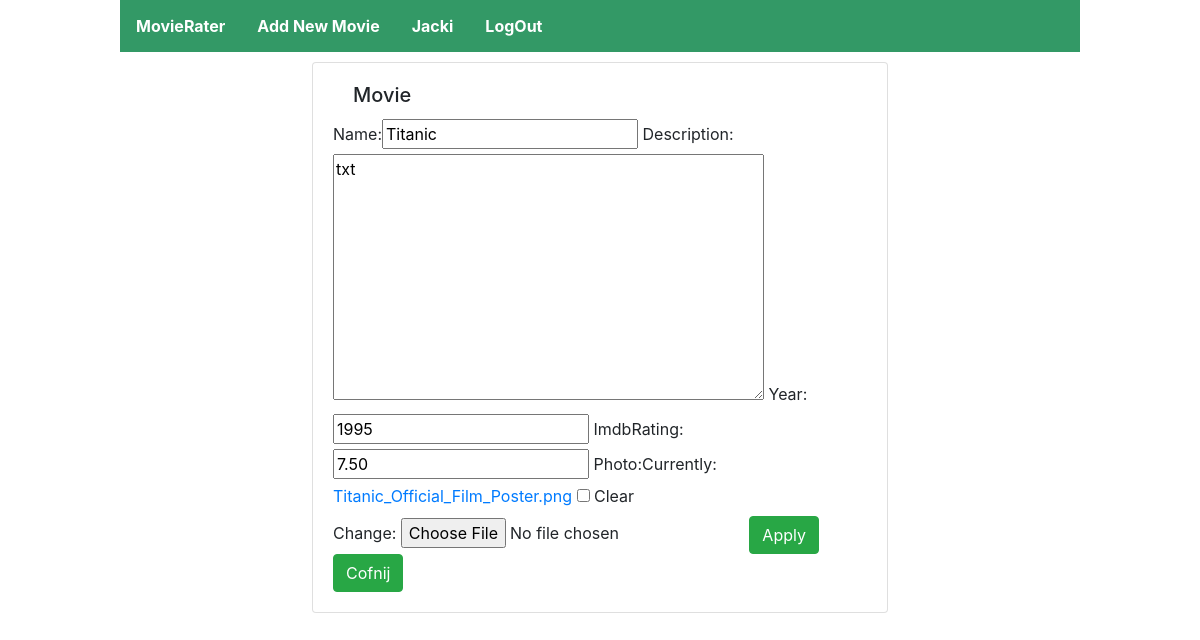
Before: /main/edit/1 (signed in) with the older database file.
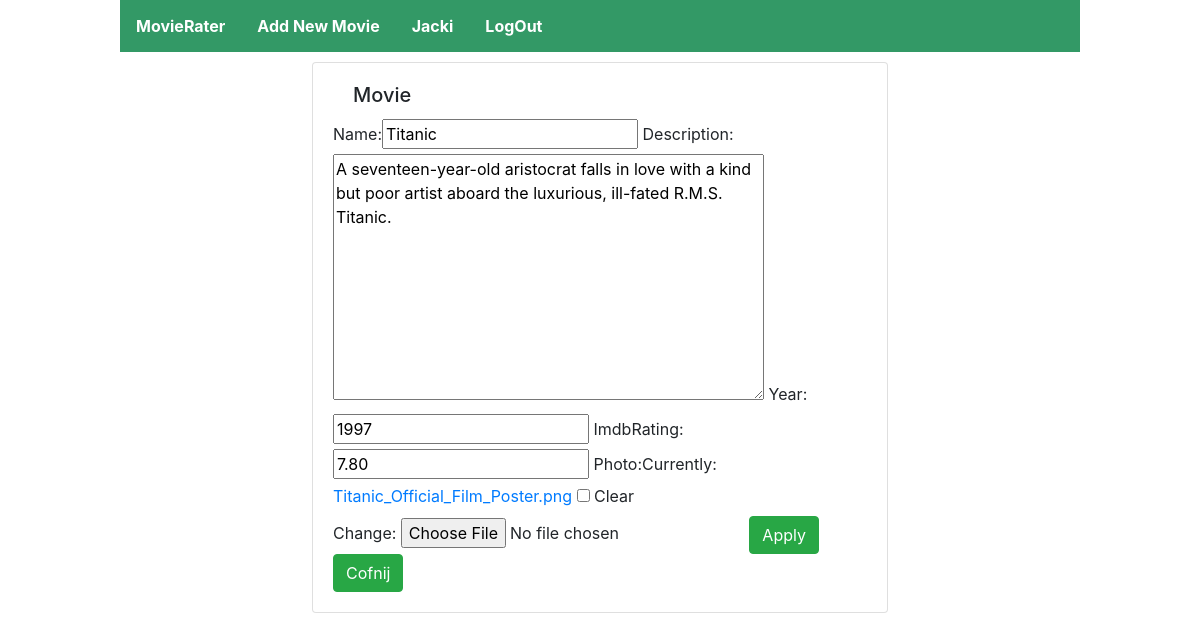
After: the same page with the newer database file.
### main/models.py (models this page shows, shortened)
class Movie(models.Model):
    name=models.CharField(max_length=128)
    description=models.TextField(default='')
    year=models.IntegerField(null=True, blank=True)
    imdbRating=models.DecimalField(null=True, blank=True, decimal_places=2, max_digits=4)
    photo=models.ImageField(null=True, blank=True)

### main/views.py (the view)
# urls.py: path('edit/<int:id>', editMovie, name='editMovie'),
@login_required
def editMovie(request, id):
    movie=get_object_or_404(Movie, pk=id)
    form=MovieForm(request.POST or None, request.FILES or None, instance=movie)
    if form.is_valid():
        form.save()
        return redirect(movieList)
    return render(request, 'movie_form.html', {'form':form})

### main/forms.py
class MovieForm(ModelForm):
    class Meta:
        model = Movie
        fields=['name', 'description', 'year', 'imdbRating', 'photo']

### templates/movie_form.html (shortened to what this page needs)
{%extends 'main.html'%}
{% load bootstrap %}
{% block body %}
  <div class="card">
    <div class="card-body">
      <h5 class="card-title">Movie</h5>
      <form role="form-horizontal" method="POST" enctype="multipart/form-data">
        {{form|bootstrap_horizontal}}
        <button type="submit" class="btn btn-success">Apply</button>
        <button onclick="location.href='{% url 'movieList' %}'" type="button"class="btn btn-success">Cofnij</button>
      </form>
    </div>
  </div>
{% endblock %}

### templates/main.html (shortened to what this page needs)
{%load static%}
<!DOCTYPE html>
<html lang="en" dir="ltr">
  <head>
    <link rel="stylesheet" href="https://stackpath.bootstrapcdn.com/bootstrap/4.3.1/css/bootstrap.min.css"
>
    <link rel="stylesheet" href="https://use.fontawesome.com/releases/v5.10.2/css/all.css"
>
    <link rel="stylesheet" href="{%static 'style.css'%}">
  </head>
  <header>
    <ul>
      <li>
        <a href="{% url 'movieList' %}">MovieRater</a>
      </li>
      <li>
        <a href="{% url 'addMovie' %}">Add New Movie</a>
      </li>
      <li>
        {% if user.is_authenticated %}
          <a href="#" tabindex="-1" aria-disabled="true">{{user.username}}</a>
        {% endif %}
      </li>
      <li>
        {% if user.is_authenticated %}
          <a href="{% url 'logout' %}">LogOut</a>
        {% else %}
          <a href="{% url 'login' %}">LogIn</a>
        {% endif %}
      </li>
    </ul>
  </header>
  <body>
    {% block body %} {% endblock %}
  </body>
</html>

### static/style.css (style rules this page uses)
body { margin-left: 10%; margin-right: 10%; }
.card { margin-left: 20%; margin-right: 20%; margin-top: 1%; }
ul { list-style-type: none; margin: 0; padding: 0; overflow: hidden; background-color:#339966; position: -webkit-sticky; position: sticky; top: 0; }
li { float: left; }
li a { display: block; color: #ffffff; font-weight: bold; text-align: center; padding: 14px 16px; text-decoration: none; }
h5 { margin-left: 20px; }

Changed rows visible on the page:
changed Movie "Titanic": description "txt" → "A seventeen-year-old aristocrat falls in love with a kind but poor artist aboard the luxurious, ill-fated R.M.S. Titanic."; year "1995" → "1997"; imdbRating "7.50" → "7.80"
